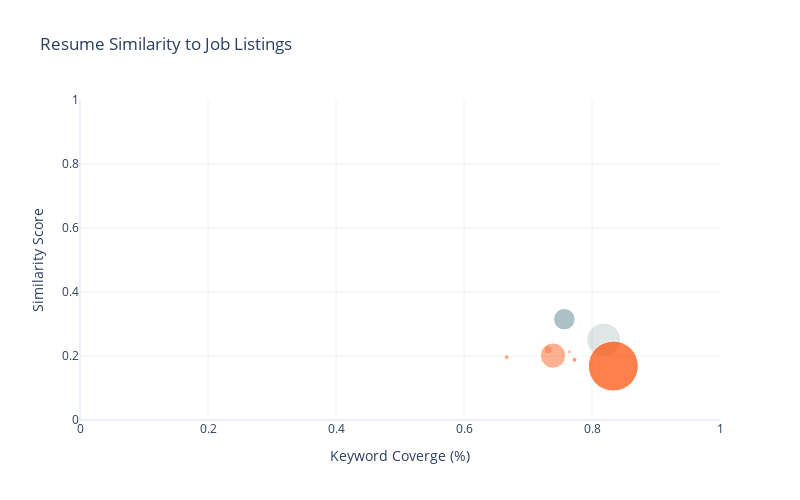

Write notebook code for a chart like this one.
### Code cell
# plot similarities
plot_similarity_scores(df_ln)

### Figure 1 — Plotly figure (JSON) as saved in the notebook; plotly's stock layout.template omitted (floating-point values rounded to 4 significant figures)
{"data": [{"customdata": [["Managing Director, Business Intelligence", "unknown", "unknown", 0], ["Manager, Machine Learning and Advanced Analytics", "unknown", "unknown", 0.4297], ["Senior Analyst, Business Intelligence", "unknown", "unknown", 0.6723], ["Data Scientist II - Machine Learning", "unknown", "unknown", 0.1604], ["Analyst/Associate, Systematic Strategies Group - CMF", "unknown", "unknown", 0.08312], ["Data Scientist, Algorithms", "unknown", "unknown", 0.5054], ["Quantitative Analyst, Derivatives", "unknown", "unknown", 0.09936], ["Lead Data Scientist, Finance", "unknown", "unknown", 0.09696], ["Quantitative Analyst", "unknown", "unknown", 1]], "hovertemplate": "<b>Title:</b> %{customdata[0]}<br><b>Company:</b> %{customdata[1]}<br><b>Location:</b> %{customdata[2]}</br><b>Similarity:</b> %{y:,.2f}<br><b>Keyword Coverage:</b> %{x:,.2f}<br><b>Weighted Keyword Frequency:</b> %{customdata[3]:,.2f}<br><extra></extra>", "marker": {"color": [0.3419, 0.3148, 0.2503, 0.2193, 0.213, 0.2014, 0.1964, 0.188, 0.1686], "colorscale": [[0, "rgba(252,76,1,1.0)"], [0.25, "rgba(252,76,1,0.5)"], [0.5, "rgba(83,128,141,0.25)"], [0.75, "rgba(83,128,141,0.5)"], [1, "rgba(83,128,141,1.0)"]], "size": [0, 21.49, 33.62, 8.02, 4.156, 25.27, 4.968, 4.848, 50]}, "mode": "markers", "type": "scatter", "x": [0.7647, 0.7568, 0.8182, 0.7317, 0.7647, 0.7391, 0.6667, 0.7727, 0.8333], "y": [0.3419, 0.3148, 0.2503, 0.2193, 0.213, 0.2014, 0.1964, 0.188, 0.1686]}], "layout": {"height": 500, "title": {"text": "Resume Similarity to Job Listings"}, "width": 800, "xaxis": {"range": [0, 1], "title": {"text": "Keyword Coverge (%)"}}, "yaxis": {"range": [0, 1], "title": {"text": "Similarity Score"}}}}
